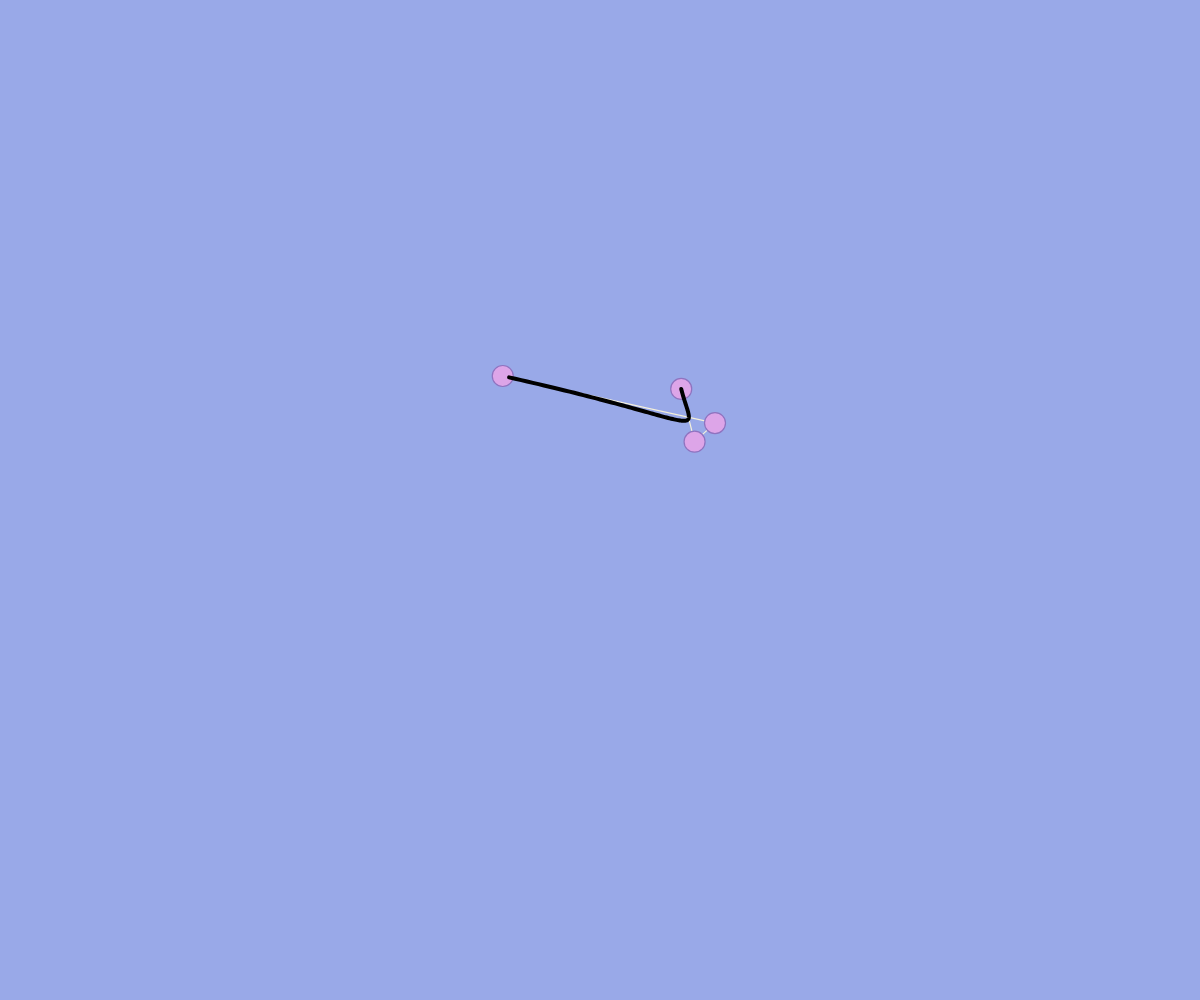
Frame 1 (no input)
Frame 60 (no input): identical to frame 1, image omitted
Frame 120 (the mouse pressed at the canvas centre since frame 60): identical to frame 1, image omitted

The p5.js sketch that drew this single still picture (run headless with seeded random() and noise() and a simulated clock; from frame 60 on, the mouse is pressed at the canvas centre):

// p5.js sketch
// ── sketch.js
//declare empty array to store ControlPoint class instances
let points = [],
    centerW,
    centerH,
    w = window.innerWidth,
    h = window.innerHeight;

//constant variable for the radius of control points
const r = 10.5,
      offSet = 200 - r;

function setup() {
  //set up drawing context
  canvas = createCanvas(w, h);
  //store the center of the drawing context in variables
  centerW = width / 2;
  centerH = height / 2;

  //push 4 instances of ControlPoint into points array
  for (let i = 0; i < 4; i++) {
    points.push(new ControlPoint());
  }
}

function draw() {
  background(153, 169, 232);
  stroke(245, 240, 218);
  strokeWeight(1.2);

  //lines between control points
  for (let i = 0; i < points.length - 1; i++) {
    line(
      points[i].point.x,
      points[i].point.y,
      points[i + 1].point.x,
      points[i + 1].point.y
    );
  }

  fill(221, 165, 232);
  stroke(143, 115, 191);

  //control point handles
  for (let i = 0; i < points.length; i++) {
    points[i].drawPoint();
    points[i].checkMouseProx();
    points[i].movePoint();
  }

  //call function that draws the curve between all control points
  cubicBCurve(
    points[0].point,
    points[1].point,
    points[2].point,
    points[3].point
  );
}

//pass in each ControlPoints point object which holds each points x & y position
function cubicBCurve(p0, p1, p2, p3) {
  //save state
  push();
  stroke(0);
  noFill();
  strokeWeight(4);
  //begin curve
  beginShape();
  //begin shape and iterate from 0 - 1 with a step of 0.01
  for (let i = 0; i < 1; i += 0.01) {
    //store result of the cubic bezier curve formular in pFinal object
    let pFinal = {
      x:
        Math.pow(1 - i, 3) * p0.x +
        3 * Math.pow(1 - i, 2) * i * p1.x +
        3 * (1 - i) * Math.pow(i, 2) * p2.x +
        Math.pow(i, 3) * p3.x,

      y:
        Math.pow(1 - i, 3) * p0.y +
        3 * Math.pow(1 - i, 2) * i * p1.y +
        3 * (1 - i) * Math.pow(i, 2) * p2.y +
        Math.pow(i, 3) * p3.y,
    };
    //draw new vertex at every step of the for loop
    vertex(pFinal.x, pFinal.y);
  }
  //end curve
  endShape();
  //exit saved state
  pop();
}

class ControlPoint {
  constructor() {
    //boolean to alternate states if mouse is over control point or not
    this.mouseOver = false;
    //boolean state for if mouse is pressed and mouse over control point
    this.lock = false;
    //offsets for moving control points
    this.xOff = 0;
    this.yOff = 0;

    //when constuctor is called random points from the center of the drawing context are selected for each control point
    this.point = {
      x: random(centerW - offSet, centerW + offSet),
      y: random(centerH - offSet, centerH + offSet),
    };
  }

  //draw control points
  drawPoint() {
    ellipse(this.point.x, this.point.y, r * 2);
  }

  //check if mouse position is with control point radius
  checkMouseProx() {
    this.d = dist(mouseX, mouseY, this.point.x, this.point.y);
    this.mouseOver = this.d < r ? true : false;
  }

  //move position of control points when mouse is with its radius and mouse is pressed down
  movePoint() {
    if (mouseIsPressed && this.mouseOver) {
      this.point.x = mouseX - this.xOff;
      this.point.y = mouseY - this.yOff;
    }
  }
}

window.onresize = function () {
  // assigns new values for width and height variables
  w = window.innerWidth;
  h = window.innerHeight;
  canvas.size(w, h);
};
